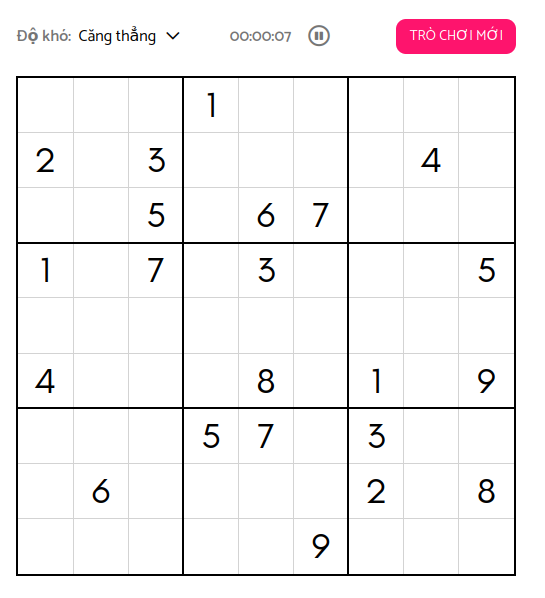
#> input picture input.png, 545 x 598 px
$ python image_processing.py input.png
#> lines starting #> are read from the running program, lines starting #| are printed output that depends on the picture; after the words box and inside, x2 and y2 are one past the last pixel; in counts of white or black regions, pixels touching at a corner belong together
### utils.py
import cv2
import numpy as np
import pytesseract

LINE_DETECTION_DENSITY = 0.85
WHITE_PIXEL_THRESHOLD = 50
TESSERACT_CONFIG = r'--psm 10 --oem 3 -c tessedit_char_whitelist=123456789'

def preprocess(img):
  imgGray = cv2.cvtColor(img, cv2.COLOR_BGR2GRAY)
  imgBlur = cv2.GaussianBlur(imgGray, (5, 5), 1)
  imgThreshold = cv2.adaptiveThreshold(imgBlur, 255, 1, 1, 11, 2)

  return imgThreshold

def biggestContour(contours):
  biggest = np.array([])
  max_area = 0
  for i in contours:
    area = cv2.contourArea(i)
    if area > 50:
      peri = cv2.arcLength(i, True)
      approx = cv2.approxPolyDP(i, 0.02 * peri, True)
      if area > max_area and len(approx) == 4:
        biggest = approx
        max_area = area
  return biggest,max_area

def solidifyGrid(img, width, height):
  for x in range(width):
    whitePixelCount = 0

    for y in range(height):
      if img[x][y] > WHITE_PIXEL_THRESHOLD:
        whitePixelCount += 1

    if whitePixelCount > LINE_DETECTION_DENSITY * height:
      for y in range(height):
        img[x][y] = 255

  for y in range(height):
    whitePixelCount = 0

    for x in range(width):
      if img[x][y] > WHITE_PIXEL_THRESHOLD:
        whitePixelCount += 1

    if whitePixelCount > LINE_DETECTION_DENSITY * width:
      for x in range(width):
        img[x][y] = 255

  return img

def contoursToBoxes(contours, width, height):
  boxes = 81 * [0]
  areaThresold = (width * height) / 81 / 2

  for contour in contours:
    area = cv2.contourArea(contour)
    if area > areaThresold:
      cx, cy, w, h = cv2.boundingRect(contour)
      midX = cx + w // 2
      midY = cy + h // 2
      x = midX // (width // 9)
      y = midY // (height // 9)
      boxes[x * 9 + y] = [cx, cy, cx + w, cy + h]

  return boxes

def getSudoku(img, boxes):
  result = []

  for i in range(81):
    box = boxes[i]
    boxImage = img[(box[0] + 2):(box[2] - 2), (box[1] + 2):(box[3] - 2)]
    result.append(pytesseract.image_to_string(boxImage, config=TESSERACT_CONFIG).strip())

  return ",".join(result)

### image_processing.py
from utils import *
import sys

pathImg = sys.argv[1]

img = cv2.imread(pathImg)
#> img is the input picture: shape (598, 545, 3); mean B, G, R 243.6, 242.5, 245.3
imgThreshold = preprocess(img)
#> in preprocess, `imgGray = cv2.cvtColor(img, cv2.COLOR_BGR2GRAY)`:
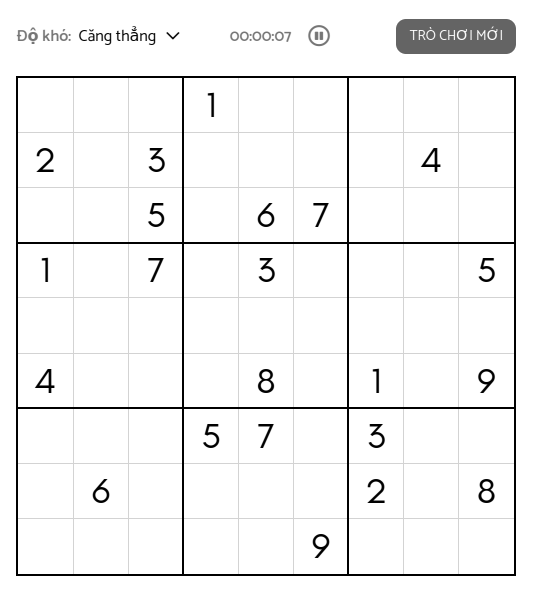
#> imgGray: shape (598, 545); min 0, max 255, mean 243.5
#> in preprocess, `imgBlur = cv2.GaussianBlur(imgGray, (5, 5), 1)`:
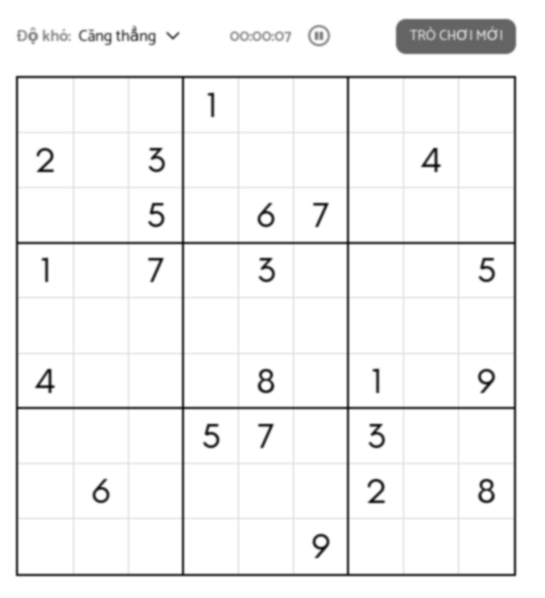
#> imgBlur: shape (598, 545); min 15, max 255, mean 243.5
#> in preprocess, `imgThreshold = cv2.adaptiveThreshold(imgBlur, 255, 1, 1, 11, 2)`:
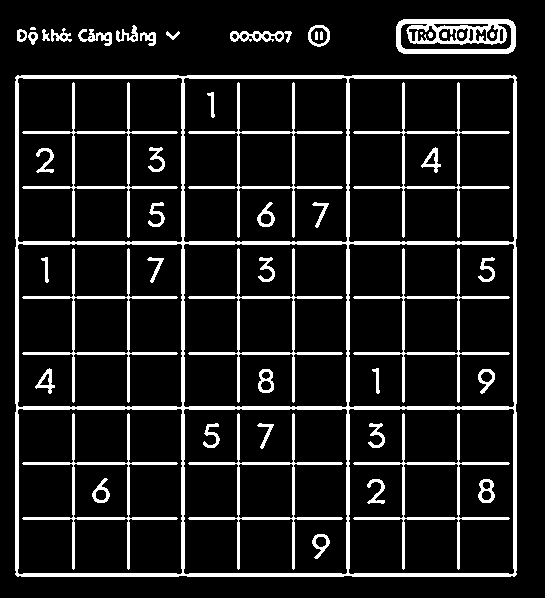
#> imgThreshold: shape (598, 545); 11.9% white; 51 white regions (2 under 20 px)

contours, _ = cv2.findContours(imgThreshold, cv2.RETR_EXTERNAL, cv2.CHAIN_APPROX_SIMPLE)
#> contours = 13 contours, 1 with area under 20; largest, box (x1, y1, x2, y2) and area: (15, 75, 517, 577) 250913, (396, 19, 516, 54) 3972, (230, 31, 292, 43) 397, (308, 25, 330, 47) 361, (78, 29, 112, 46) 190

biggest, _ = biggestContour(contours)
#> the loop in biggestContour, `for i in contours:` made 13 passes
#> (area, peri, biggest, max_area) on pass 1: (250913, 2012.6, [[17, 75], [15, 574], [514, 576], [516, 77]], 250913)
#> (area, peri) on passes 2, 3, 4, 6, 8, 9: (100.5, 76.04), (74, 34.97), (397, 212.3), (189.5, 165.3), (92, 37.31), (109, 100.1)
#> after the loop in biggestContour, `for i in contours:`: max_area = 250913
#> biggest = [[17, 75], [15, 574], [514, 576], [516, 77]]

if biggest.size > 0:
  cx, cy, height, width = cv2.boundingRect(biggest)
#> cx = 15; cy = 75; height = 502; width = 502
  imgWarp = imgThreshold[cy:(cy+width), cx:(cx+height)]
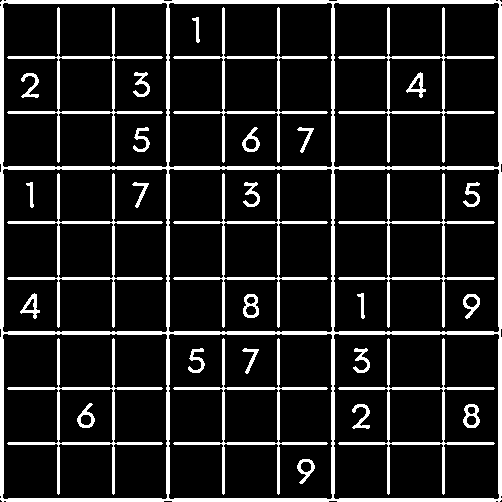
#> imgWarp: shape (502, 502); 13.8% white; 32 white regions, largest, box (x1, y1, x2, y2) and area: (0, 0, 502, 502) 15236, (338, 338, 495, 495) 1768, (338, 7, 495, 163) 1762
  imgWarp = solidifyGrid(imgWarp, width, height)
#> after the loop in solidifyGrid, `for x in range(width):`:
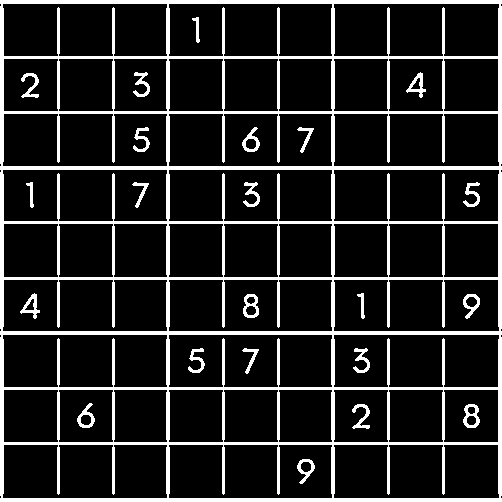
#> img: shape (502, 502); 14.2% white; 23 white regions, largest, box (x1, y1, x2, y2) and area: (0, 0, 502, 502) 32032, (463, 404, 480, 428) 212, (243, 294, 259, 318) 202
#> after the loop in solidifyGrid, `for y in range(height):`:
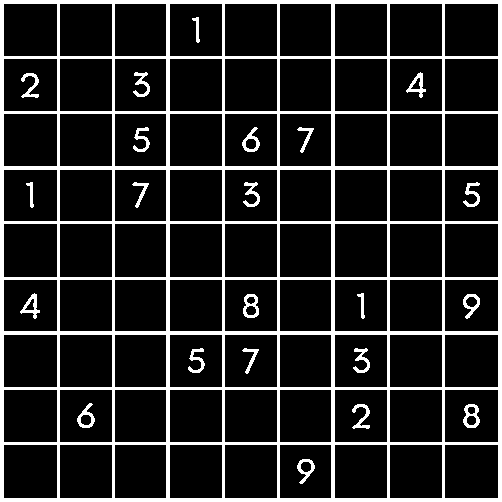
#> img: shape (502, 502); 14.5% white; 23 white regions, largest, box (x1, y1, x2, y2) and area: (0, 0, 502, 502) 32980, (463, 404, 480, 428) 212, (243, 294, 259, 318) 202
  imgWarp = np.invert(imgWarp)
#> imgWarp: shape (502, 502); 85.5% white; 23 black regions

  contours, _ = cv2.findContours(imgWarp, cv2.RETR_EXTERNAL, cv2.CHAIN_APPROX_SIMPLE)
#> contours = 81 contours; largest, box (x1, y1, x2, y2) and area: (445, 445, 498, 498) 2704, (4, 445, 57, 498) 2704, (445, 224, 498, 277) 2704, (4, 224, 57, 277) 2704, (390, 445, 442, 498) 2652
  boxes = contoursToBoxes(contours, width, height)
#> in contoursToBoxes, `areaThresold = (width * height) / 81 / 2`: areaThresold = 1555.6
#> the loop in contoursToBoxes, `for contour in contours:` made 81 passes
#> (contour, area, cx, cy, w, h, midX, midY) on passes 1 to 8: ([[445, 445], [445, 497], [497, 497], [497, 445]], 2704, 445, 445, 53, 53, 471, 471), ([[390, 445], [390, 497], [441, 497], [441, 445]], 2652, 390, 445, 52, 53, 416, 471), ([[335, 445], [335, 497], [386, 497], [386, 445]], 2652, 335, 445, 52, 53, 361, 471), ([[280, 445], [280, 497], [330, 497], [330, 445]], 2600, 280, 445, 51, 53, 305, 471), ([[225, 445], [225, 497], [276, 497], [276, 445]], 2652, 225, 445, 52, 53, 251, 471), ([[170, 445], [170, 497], [221, 497], [221, 445]], 2652, 170, 445, 52, 53, 196, 471), ([[115, 445], [115, 497], [165, 497], [165, 445]], 2600, 115, 445, 51, 53, 140, 471), ([[60, 445], [60, 497], [111, 497], [111, 445]], 2652, 60, 445, 52, 53, 86, 471)
#> (area, cx, cy, w, h, midX) on pass 61: (2550, 115, 114, 51, 52, 140)

  print(getSudoku(imgWarp, boxes))
#> (the call stopped at in getSudoku, `result.append(pytesseract.image_to_string(boxImage, config=TESSERACT_C..`: pytesseract is not available in this run)
